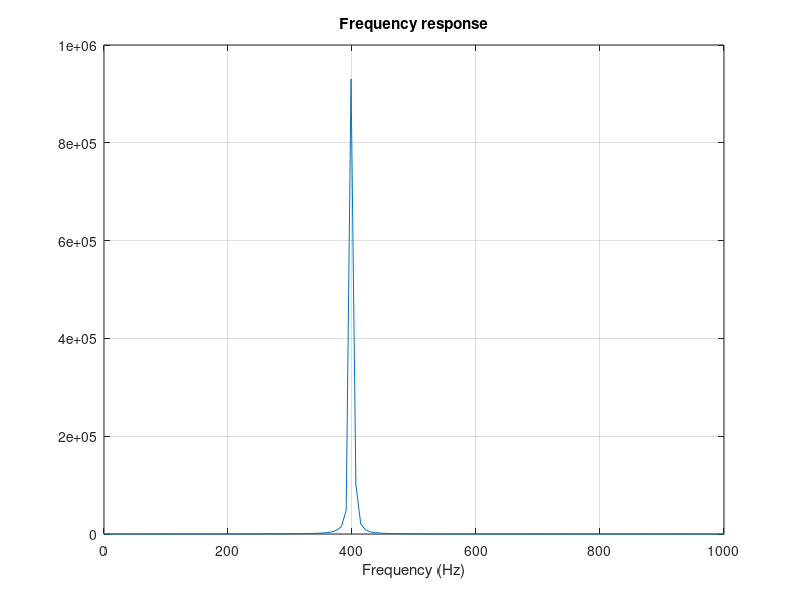

MATLAB code for this plot:
%% make_filter_03.m 
% Filter twice for gradual rise time

%%

clc
clear

%% Difference equation
% y(n) = b0 x(n) - a1 y(n-1) - a2 y(n-2)

Fs = 8000;          % sampling frequency (sample/second)
F1 = 400;           % frequency (Hz)
f1 = F1/Fs          % normalized frequency (cycles/sample)
om1 = 2*pi * f1;    % normalized frequency (radians/sample)

Ta = 0.5;           % duration (seconds) [time till 1% amplitude]
r = 0.01^(1/(Ta*Fs))

a = [1 -2*r*cos(om1) r^2]   % recursive part
b = 1;                      % non-recursive part

%% Impulse response
% The amplitude envelope has the form r^n.

N = Fs;
n = 0:N;

imp = [1 zeros(1, N)];
h = filter(b, a, imp);

figure(1)
clf
plot(n/Fs, h)
title('Impulse response');
xlabel('Time (sec)')
zoom xon

%% Listen

soundsc(h, Fs)

%% Twice the filter

% Cascade of the same system twice:
a2 = conv(a, a)
b2 = conv(b, b)

h2 = filter(b2, a2, imp);

plot(n/Fs, h2)
title('Impulse response');
xlabel('Time (sec)')

% The amplitude envelope has the form n r^n.

% What is the peak amplitude in terms of f1 and r?


%% Listen

soundsc(h2, Fs)

%% Pole-zero plot
% Note: the poles double poles

zplane(b2, a2)
title('Pole-zero Plot')

%% Frequency response
% The frequency response has a peak at f1

[H2, om] = freqz(b2, a2);
f = om / (2*pi) * Fs;
plot(f, abs(H2))
title('Frequency response')
xlabel('Frequency (Hz)')
xlim([0 1000])
grid


